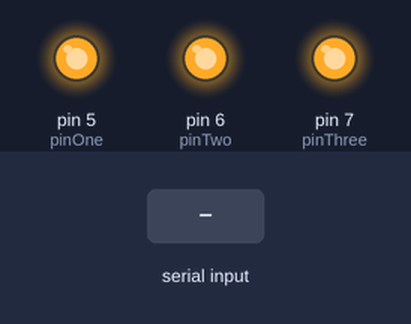
The sketch below on a simulated Arduino Uno, built with avr-gcc and run on an emulated ATmega328P. Parts: output pins drawn as LEDs (lit = HIGH). The test bench sets the inputs (shaded band). What the sketch prints to the serial monitor is not drawn.

Above: at 1.2 s.
1.3 s: "1" received over Serial
At 1.7 s:
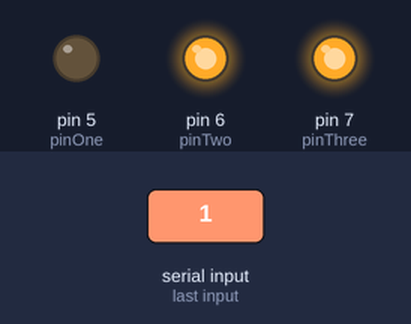
3.3 s: "2" received over Serial
At 3.7 s:
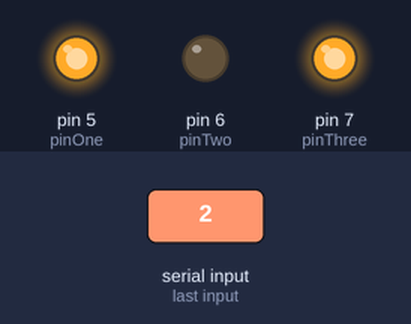
5.3 s: "3" received over Serial
At 5.6 s:
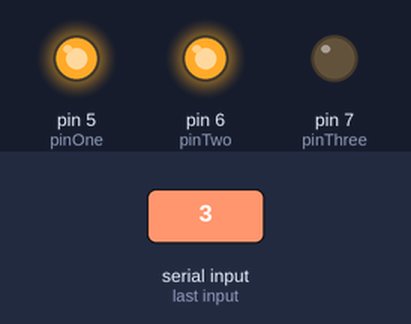
Timing chart, 0 to 8.3 s (numbered marks = the images above; inputs shaded):
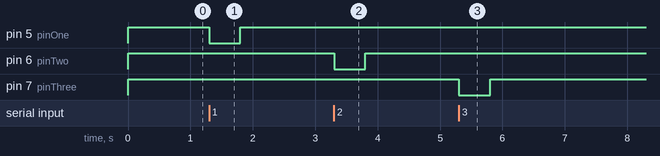

Measured:
- after the input at 1.3 s, pin 5 (pinOne): HIGH → LOW at once, → HIGH 0.50 s later
- after the input at 3.3 s, pin 6 (pinTwo): HIGH → LOW at once, → HIGH 0.50 s later
- after the input at 5.3 s, pin 7 (pinThree): HIGH → LOW at once, → HIGH 0.50 s later

The sketch:

RemoteControl-RoomOutlets.ino
```cpp
char currentCommand;

int pinOne = 5;
int pinTwo = 6;
int pinThree = 7;

void setup(){
  pinMode(pinOne, OUTPUT);
  pinMode(pinTwo, OUTPUT);
  pinMode(pinThree, OUTPUT);

  Serial.begin(9600);
  Serial.println("Initialized!");
}

void loop(){

  //reset pins (Remote Registers a 'High' Signal as an open circuit, and a LOW as a closed circuit
  digitalWrite(pinOne, HIGH);
  digitalWrite(pinTwo, HIGH);
  digitalWrite(pinThree, HIGH);

  if(Serial.available() > 0){         //  When there's Serial data available...
    currentCommand = Serial.read();   //    Store it in currentCommand.

    if(currentCommand == 49){ //  49 = "1", serially; 50 = "2", etc.
      Serial.print("\tSwitching 1...");
      digitalWrite(pinOne, LOW);
      delay(500);                     // Each Button needs time to 'charge' up
      Serial.println("\tDone.");

    } else if (currentCommand == 50){
      Serial.print("\Switching 2...");
      digitalWrite(pinTwo, LOW);
      delay(500);
      Serial.println("\tDone.");

    } else if (currentCommand == 51){
      Serial.print("\tSwitching 3...");
      digitalWrite(pinThree, LOW);
      delay(500);
      Serial.println("\tDone.");

    } else if (currentCommand != 13) {  // Empty line
      Serial.println("Invalid Response.");
    }

  }
}
```
